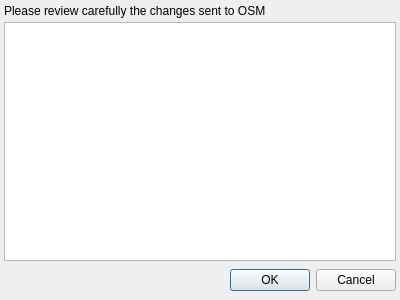
<ui version="4.0" >
 <class>SyncListDialog</class>
 <widget class="QDialog" name="SyncListDialog" >
  <property name="geometry" >
   <rect>
    <x>0</x>
    <y>0</y>
    <width>400</width>
    <height>300</height>
   </rect>
  </property>
  <property name="windowTitle" >
   <string>Dialog</string>
  </property>
  <layout class="QVBoxLayout" >
   <property name="spacing" >
    <number>4</number>
   </property>
   <property name="margin" >
    <number>4</number>
   </property>
   <item>
    <widget class="QLabel" name="label" >
     <property name="text" >
      <string>Please review carefully the changes sent to OSM</string>
     </property>
    </widget>
   </item>
   <item>
    <widget class="QListWidget" name="ChangesList" />
   </item>
   <item>
    <layout class="QHBoxLayout" >
     <property name="spacing" >
      <number>6</number>
     </property>
     <property name="margin" >
      <number>0</number>
     </property>
     <item>
      <spacer>
       <property name="orientation" >
        <enum>Qt::Horizontal</enum>
       </property>
       <property name="sizeHint" stdset="0" >
        <size>
         <width>131</width>
         <height>31</height>
        </size>
       </property>
      </spacer>
     </item>
     <item>
      <widget class="QPushButton" name="okButton" >
       <property name="text" >
        <string>OK</string>
       </property>
      </widget>
     </item>
     <item>
      <widget class="QPushButton" name="cancelButton" >
       <property name="text" >
        <string>Cancel</string>
       </property>
      </widget>
     </item>
    </layout>
   </item>
  </layout>
 </widget>
 <resources/>
 <connections>
  <connection>
   <sender>okButton</sender>
   <signal>clicked()</signal>
   <receiver>SyncListDialog</receiver>
   <slot>accept()</slot>
   <hints>
    <hint type="sourcelabel" >
     <x>278</x>
     <y>253</y>
    </hint>
    <hint type="destinationlabel" >
     <x>96</x>
     <y>254</y>
    </hint>
   </hints>
  </connection>
  <connection>
   <sender>cancelButton</sender>
   <signal>clicked()</signal>
   <receiver>SyncListDialog</receiver>
   <slot>reject()</slot>
   <hints>
    <hint type="sourcelabel" >
     <x>369</x>
     <y>253</y>
    </hint>
    <hint type="destinationlabel" >
     <x>179</x>
     <y>282</y>
    </hint>
   </hints>
  </connection>
 </connections>
</ui>
